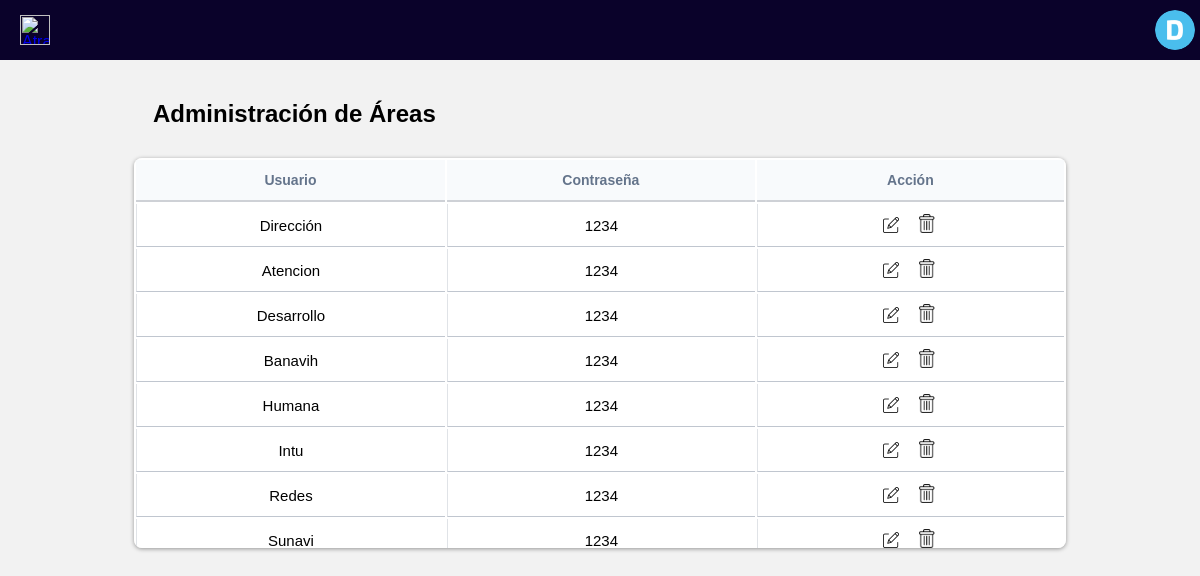
The app's page /vista/Dirección/cuentas-adminstracin.php with its own data.
### tables this page shows
CREATE TABLE `usuarios` (
  `usuario_id` int(11) NOT NULL,
  `nombre` varchar(50) DEFAULT NULL,
  `contraseña` varchar(50) DEFAULT NULL
);

### vista/Dirección/cuentas-adminstracin.php (the view, shortened to what this page needs)
<html lang="es">
<head>
    <link rel="stylesheet" href="Cuentas.css">
</head>
<body>
    <header class="top-bar">
            <a href="./Direccion.php" id="Atras"><img class="img-atras" src="../../iconos/back-button.png" alt="Atras"></a>
            <label class=""abrir" for="abrir">
                <div class="Conteiner-perfil">
                    <img class="perfil" src="../../perfiles/perfil-d.png">
                </div>
            </label>
        </header>
        <main>
            <h2>Administración de Áreas</h2>
            <div class="conteiner-tabla">
                <table class="custom-tabla">
                <thead>
                    <tr>
                        <th>Usuario</th>
                        <th>Contraseña</th>
                        <th>Acción</th>
                    </tr>
                </thead>
            <tbody>
                <?php
                        $server= new server();
                        $PDO= $server->conexion();
                            $sql= $PDO->query("SELECT * FROM `usuarios`");
                        while($datos=$sql->fetchObject()){?>
                            <tr>
                                <td><?= $datos->nombre ?></td>
                                <td><?= $datos->contraseña ?></td>
                                <td class="opciones">
                                        <a href="#" class="editar-a editar"  data-id="<?= $datos->usuario_id ?>" data-nombre="<?= htmlspecialchars($datos->nombre) ?>" data-contra="<?= htmlspecialchars($datos->contraseña) ?>"><img class="editar-img" src="../../iconos/edit.png" alt=""></a>
                                        <a href="cuentas-adminstracin.php?id=<?= $datos->usuario_id ?>" onclick="return confirm('¿Estás seguro de que deseas eliminar este departamento?');" class="borrar-a"><img class="borrar-img" src="../../iconos/delete.png" alt=""></a>
                                </td>
                            </tr>
                    <?php
                    }?>
            </tbody>
        </table>
            </div>
        </main>
</body>
</html>

### vista/Dirección/Cuentas.css (style rules this page uses)
* { margin: 0; padding: 0; box-sizing: border-box; font-family: sans-serif; text-decoration: none; }
body { background-color: #f2f2f2; }
.top-bar { z-index: 999; display: flex; position: fixed; top: 0; background-color: rgb(10, 2, 42); justify-content: space-between; align-items: center; width:100%; height: 60px; }
.Conteiner-perfil { width: 50px; height: 50px; margin-top: 0; text-align: center; }
.perfil { width: 40px; height: 40px; margin-top: 5px; border-radius:50% ; object-fit: cover; }
#Atras { margin-left: 20px; }
.img-atras { height: 30px; }
main { position: relative; margin: auto; margin-top:80px ; width: 97%; height: 80%; }
h2 { padding-top: 20px; padding-left: 135px; }
.conteiner-tabla { width: 80%; height: 390px; margin: auto; margin-top: 30px; border-radius: 8px; overflow-x: auto; box-shadow: 0 1px 4px rgba(0, 0, 0, 0.389); -ms-overflow-style: none; scrollbar-width: none; }
.custom-tabla { width: 100%; background-color: #fff; text-align: center; }
.conteiner-tabla th { background-color: #f8fafc; color: #64748b; width: 325px; padding: 12px; border-bottom: 2px solid #ced1d6; font-size: 14px; }
.conteiner-tabla td { padding: 10px 12px; border-bottom: 1px solid #c0c6cf; font-size: 15px; border-left: 1px solid #c0c6cf7f; }
.opciones { text-align: center; }
.editar-img { height: 16px; }
.borrar-img { height: 19px; padding-left:16px ; }

### records on screen
usuarios: nombre "Dirección", contraseña "1234"
usuarios: nombre "Atencion", contraseña "1234"
usuarios: nombre "Desarrollo", contraseña "1234"
usuarios: nombre "Banavih", contraseña "1234"
usuarios: nombre "Humana", contraseña "1234"
usuarios: nombre "Intu", contraseña "1234"
usuarios: nombre "Redes", contraseña "1234"
usuarios: nombre "Sunavi", contraseña "1234"
